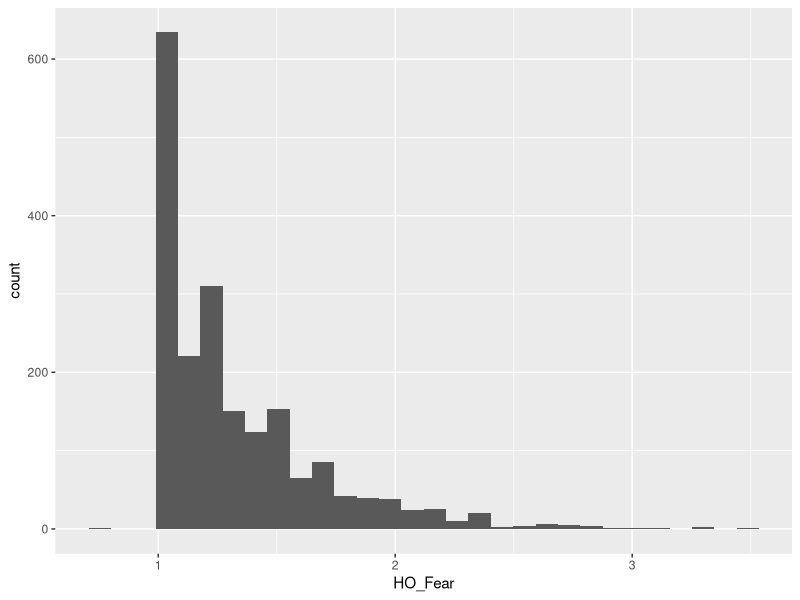
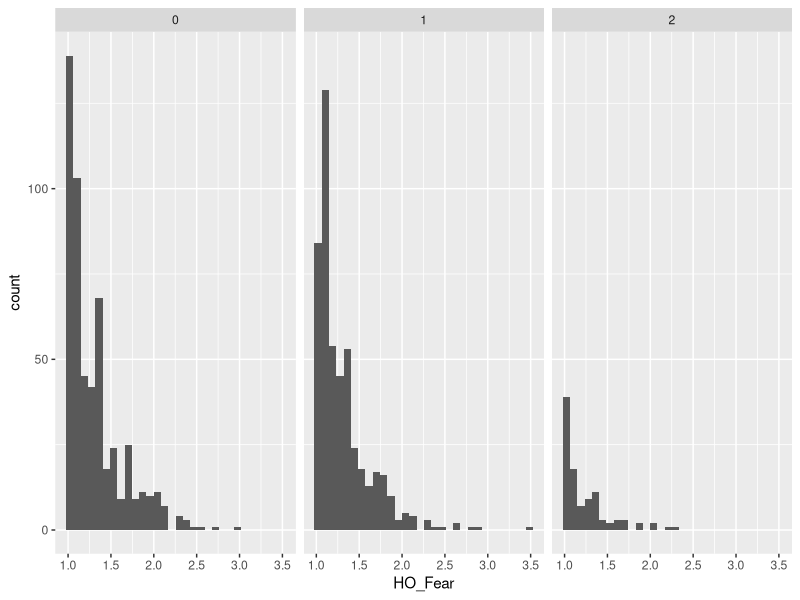
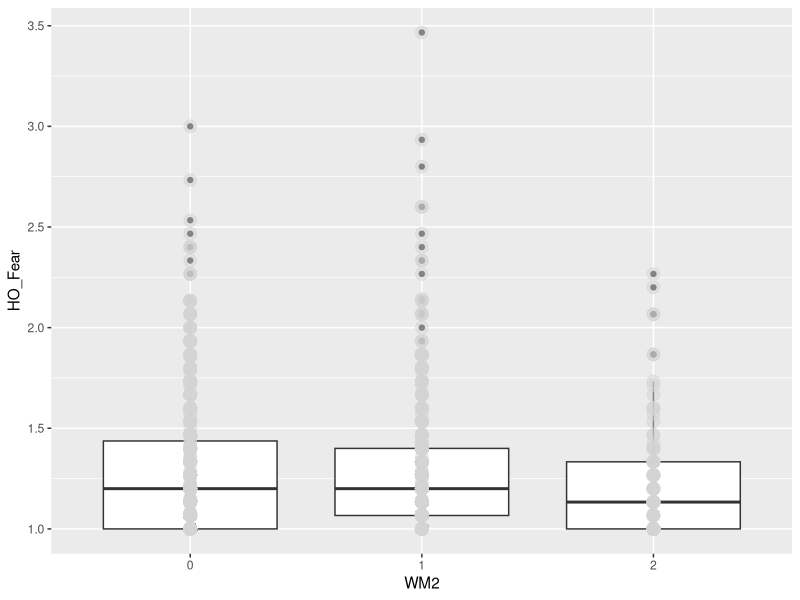
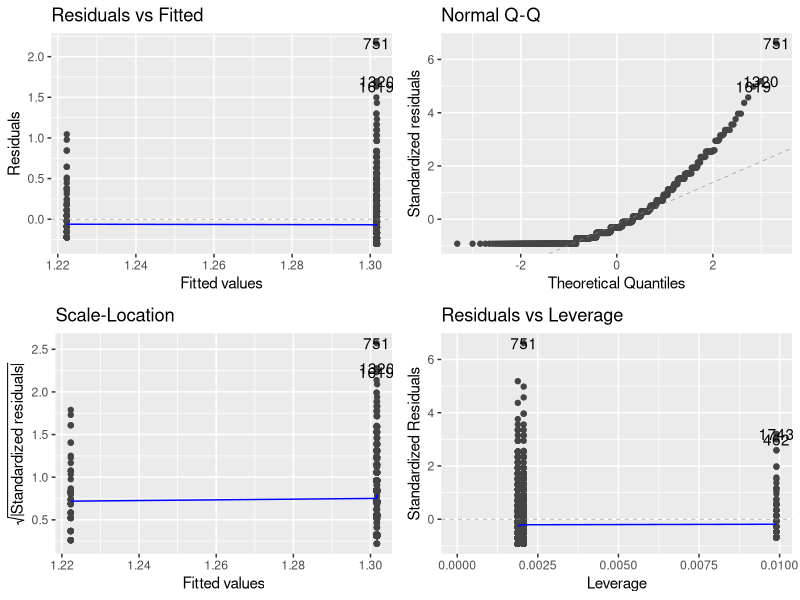
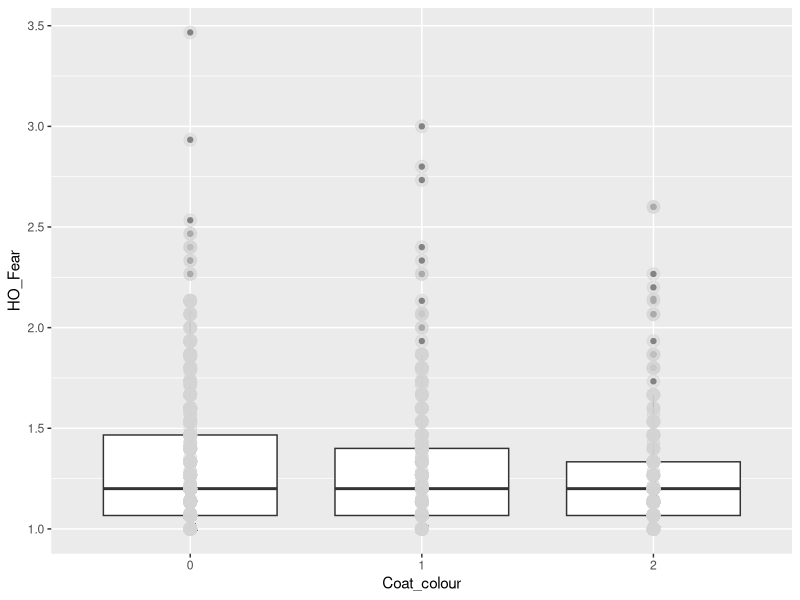
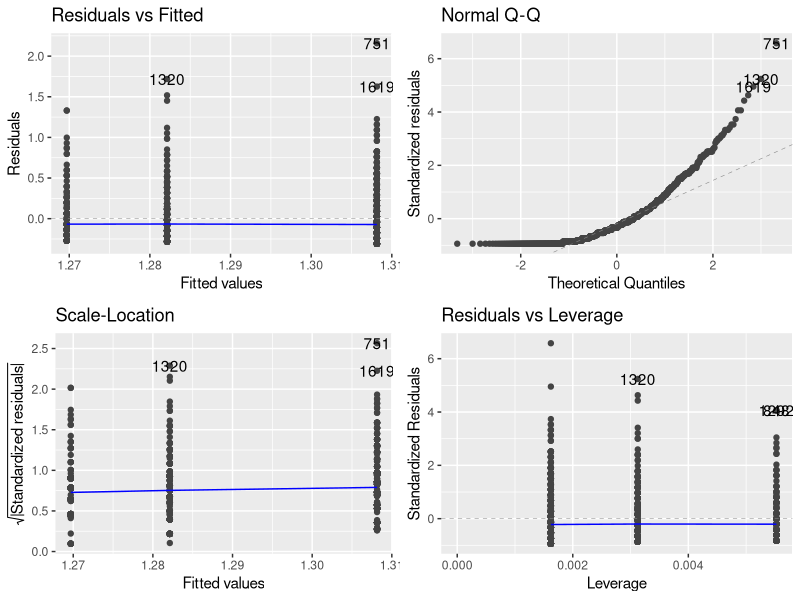
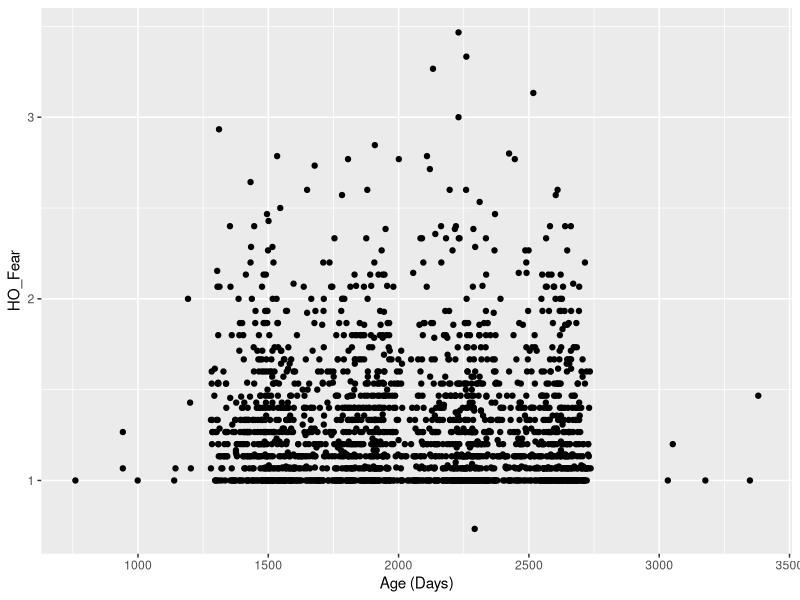
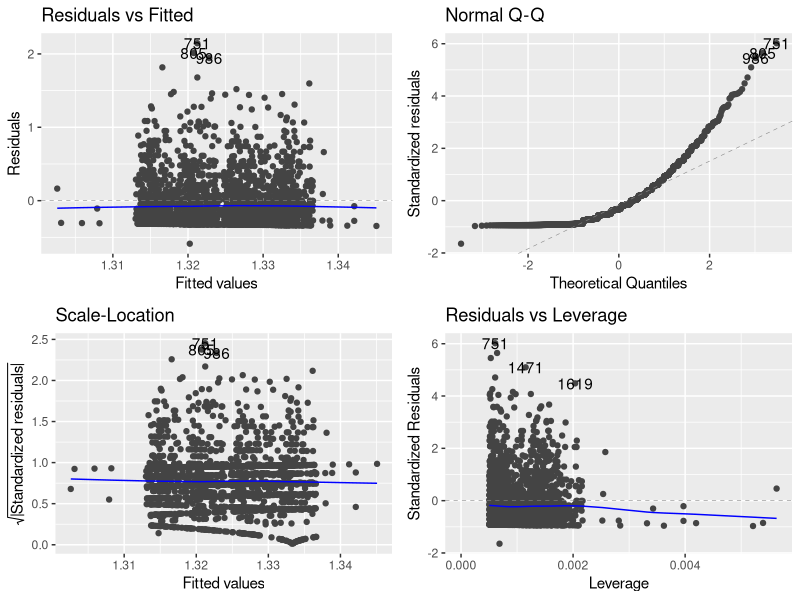

Here is the R script that generated these plots, in order:
## ---- chunk 1
rm(list = ls())
library(tidyverse)
library(here)
library(ggfortify)
## ---- chunk 2
DOG <- read.csv(here("Data", "Secor-Cap-Dap-data.csv"))
## ---- chunk 3
DOG$Fixed <- DOG$Gender_status %% 2
## ---- chunk 4
summary(DOG)
## ---- chunk 5
ggplot(DOG, aes(x = HO_Fear)) + geom_histogram()
## ---- chunk 6
ggplot(data = na.omit(DOG), aes(x = HO_Fear)) + geom_histogram() + facet_wrap(~WM2)
## ---- chunk 7
DOG$WM2 <- as.factor(DOG$WM2)
ggplot(data = na.omit(DOG), aes(y = HO_Fear, x = WM2)) + geom_boxplot() + geom_point(size = 4, color = 'lightgrey', alpha = 0.5)
## ---- chunk 8
jvelm <- lm(HO_Fear ~ WM2, data = na.omit(DOG))
autoplot(jvelm)
summary(jvelm)
## ---- chunk 9
DOG$Coat_colour <- as.factor(DOG$Coat_colour)
ggplot(data = na.omit(DOG), aes(y = HO_Fear, x = Coat_colour)) + geom_boxplot() + geom_point(size = 4, color = 'lightgrey', alpha = 0.5)
## ---- chunk 10
ccvelm <- lm(HO_Fear ~ Coat_colour, data = na.omit(DOG))
autoplot(ccvelm)
summary(ccvelm)
## ---- chunk 11
ggplot(DOG, aes(y = HO_Fear, x = Age)) + geom_point() + xlab("Age (Days)")
## ---- chunk 12
avelm <- lm(HO_Fear ~ Age, data = DOG)
autoplot(avelm)
## ---- chunk 13
anova(avelm)
summary(avelm) # Starts at Call:
## ---- chunk 14
DOG$Health <- as.factor(DOG$Health)
ggplot(DOG, aes(x = Health, y = HO_Fear)) + geom_boxplot() + geom_point(size = 4, color = 'lightgrey', alpha = 0.5)
## ---- chunk 15
t.test(HO_Fear ~ Health, data = DOG)
## ---- chunk 16
DOG$Gender_status <- as.factor(DOG$Gender_status)
ggplot(data = na.omit(DOG), aes(y = HO_Fear, x = Gender_status)) + geom_boxplot() + geom_point(size = 4, color = 'lightgrey', alpha = 0.5)
## ---- chunk 17
gsvelm <- lm(HO_Fear ~ Gender_status, data = na.omit(DOG))
autoplot(gsvelm)
summary(gsvelm)
## ---- chunk 18
DOG$Fixed <- as.factor(DOG$Fixed)
ggplot(data = na.omit(DOG), aes(x = Fixed, y = HO_Fear)) + geom_boxplot() + geom_point(size = 4, color = 'lightgrey', alpha = 0.5)
## ---- chunk 19
fvelm <- lm(HO_Fear ~ Fixed, data = na.omit(DOG))
autoplot(fvelm)
summary(fvelm)
## ---- chunk 20
DOG$InOut <- as.factor(DOG$InOut)
ggplot(data = na.omit(DOG), aes(x = InOut, y = HO_Fear)) + geom_boxplot() + geom_point(size = 4, color = 'lightgrey', alpha = 0.5)
## ---- chunk 21
iovelm <- lm(HO_Fear ~ InOut, data = na.omit(DOG))
autoplot(iovelm)
summary(iovelm)
## ---- chunk 22
DOG$TimeEx <- as.factor(DOG$TimeEx)
ggplot(data = na.omit(DOG), aes(x = TimeEx, y = HO_Fear)) + geom_boxplot() + geom_point(size = 4, color = 'lightgrey', alpha = 0.5)
## ---- chunk 23
tevelm <- lm(HO_Fear ~ TimeEx, data = na.omit(DOG))
autoplot(tevelm)
summary(tevelm)
